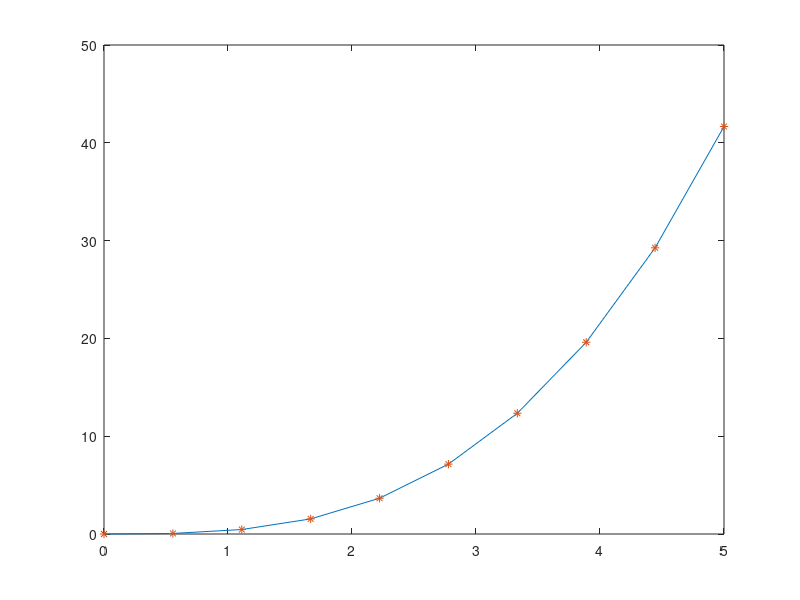

This figure's MATLAB source:
#solving ODEs
clear all
close all
clc

#first order  ODE
#y'=t^2

#function ODE_test= f(t)
# ODE_test
#endfunction
function xdot = f (x, t)

  xdot = t^2

endfunction

y0 = [0];

y2=lsode ("f", y0, (t = linspace(0,5,10)'))
plot(t, y2, t, t.^3/3,'*')